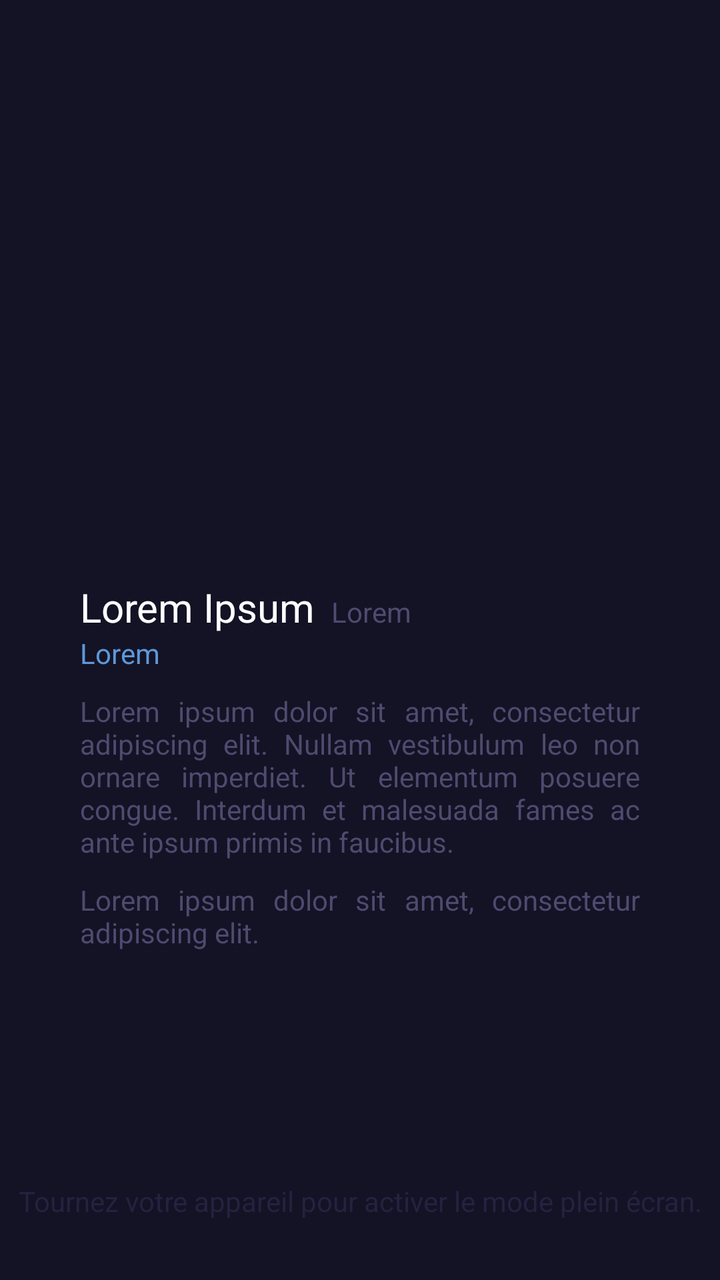
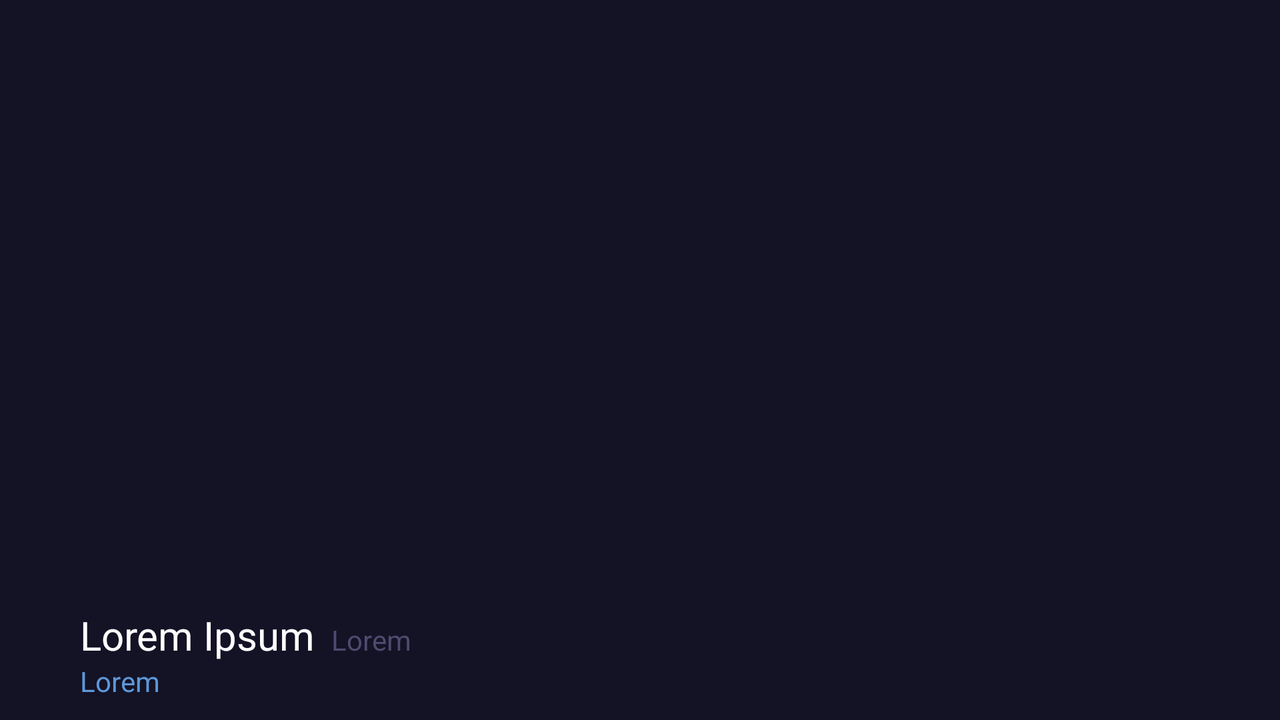

First picture: res/layout/ on a phone held upright. Second picture: the repository's own variant of that layout, on a device whose configuration matches the variant's folder. Source for both follows.
<!-- AndroidManifest.xml: application theme Theme.CS2SkinViewer -->
<!-- res/layout/fragment_skin_view.xml -->
<?xml version="1.0" encoding="utf-8"?>
<FrameLayout xmlns:android="http://schemas.android.com/apk/res/android"
    xmlns:tools="http://schemas.android.com/tools"
    android:layout_width="match_parent"
    android:layout_height="match_parent"
    tools:context=".SkinViewFragment">

    <androidx.constraintlayout.widget.ConstraintLayout xmlns:app="http://schemas.android.com/apk/res-auto"
        android:id="@+id/main"
        android:layout_width="match_parent"
        android:layout_height="match_parent"
        android:background="#141225"
        tools:context=".SkinViewFragment">

        <ImageView
            android:id="@+id/skin_image"
            android:layout_width="match_parent"
            android:layout_height="250dp"
            android:layout_marginTop="20dp"
            android:contentDescription="@string/skin_image"
            app:layout_constraintEnd_toEndOf="parent"
            app:layout_constraintStart_toStartOf="parent"
            app:layout_constraintTop_toTopOf="parent" />

        <LinearLayout
            android:id="@+id/header_section"
            android:layout_width="match_parent"
            android:layout_height="wrap_content"
            android:layout_marginLeft="40dp"
            android:layout_marginTop="20dp"
            android:layout_marginRight="40dp"
            android:orientation="horizontal"
            app:layout_constraintEnd_toEndOf="parent"
            app:layout_constraintStart_toStartOf="parent"
            app:layout_constraintTop_toBottomOf="@+id/skin_image">

            <TextView
                android:id="@+id/skin_name"
                android:layout_width="wrap_content"
                android:layout_height="wrap_content"
                android:gravity="center_vertical"
                android:text="@string/skin_viewer_name"
                android:textColor="@color/white"
                android:textSize="20sp" />

            <TextView
                android:id="@+id/skin_weapon"
                android:layout_width="0dp"
                android:layout_height="wrap_content"
                android:layout_marginStart="8dp"
                android:layout_weight="1"
                android:gravity="center_vertical"
                android:text="@string/skin_viewer_weapon"
                android:textColor="#4F4A6F" />
        </LinearLayout>

        <TextView
            android:id="@+id/skin_rarity"
            android:layout_width="match_parent"
            android:layout_height="wrap_content"
            android:layout_marginLeft="40dp"
            android:layout_marginRight="40dp"
            android:text="@string/skin_viewer_rarity"
            android:textColor="#5e98d9"
            app:layout_constraintEnd_toEndOf="parent"
            app:layout_constraintStart_toStartOf="parent"
            app:layout_constraintTop_toBottomOf="@+id/header_section" />

        <TextView
            android:id="@+id/skin_description_first"
            android:layout_width="match_parent"
            android:layout_height="wrap_content"
            android:layout_marginLeft="40dp"
            android:layout_marginTop="10dp"
            android:layout_marginRight="40dp"
            android:justificationMode="inter_word"
            android:text="@string/skin_viewer_desc1"
            android:textColor="#4F4A6F"
            app:layout_constraintEnd_toEndOf="parent"
            app:layout_constraintStart_toStartOf="parent"
            app:layout_constraintTop_toBottomOf="@+id/skin_rarity" />

        <TextView
            android:id="@+id/skin_description_second"
            android:layout_width="match_parent"
            android:layout_height="wrap_content"
            android:layout_marginLeft="40dp"
            android:layout_marginTop="10dp"
            android:layout_marginRight="40dp"
            android:justificationMode="inter_word"
            android:text="@string/skin_viewer_desc2"
            android:textColor="#4F4A6F"
            app:layout_constraintEnd_toEndOf="parent"
            app:layout_constraintStart_toStartOf="parent"
            app:layout_constraintTop_toBottomOf="@+id/skin_description_first" />

        <TextView
            android:id="@+id/rotate_phone"
            android:layout_width="wrap_content"
            android:layout_height="wrap_content"
            android:layout_marginBottom="30dp"
            android:text="@string/rotate_phone_french"
            android:textColor="#252240"
            app:layout_constraintBottom_toBottomOf="parent"
            app:layout_constraintEnd_toEndOf="parent"
            app:layout_constraintStart_toStartOf="parent" />

    </androidx.constraintlayout.widget.ConstraintLayout>

</FrameLayout>
<!-- resources referenced by this layout -->
<resources>
  <string name="rotate_phone_french">Tournez votre appareil pour activer le mode plein écran.</string>
  <string name="skin_image">Skin Image</string>
  <string name="skin_viewer_desc1">Lorem ipsum dolor sit amet, consectetur adipiscing elit. Nullam vestibulum leo non ornare imperdiet. Ut elementum posuere congue. Interdum et malesuada fames ac ante ipsum primis in faucibus.</string>
  <string name="skin_viewer_desc2">Lorem ipsum dolor sit amet, consectetur adipiscing elit.</string>
  <string name="skin_viewer_name">Lorem Ipsum</string>
  <string name="skin_viewer_rarity">Lorem</string>
  <string name="skin_viewer_weapon">Lorem</string>
  <!-- from res/values-v23/ -->
  <style name="Theme.CS2SkinViewer" parent="Base.Theme.CS2SkinViewer">
          <item name="android:navigationBarColor">#141225</item>
          <item name="android:statusBarColor">#19172D</item>
          <item name="android:windowLightStatusBar">?attr/isLightTheme</item>
      </style>
  <style name="Base.Theme.CS2SkinViewer" parent="Theme.Material3.DayNight.NoActionBar">
          
          
      </style>
</resources>
<!-- res/layout-land/fragment_skin_view.xml (the repository's variant of the layout above) -->
<!-- drawn on the phone turned sideways -->
<?xml version="1.0" encoding="utf-8"?>
<FrameLayout xmlns:android="http://schemas.android.com/apk/res/android"
    xmlns:tools="http://schemas.android.com/tools"
    android:layout_width="match_parent"
    android:layout_height="match_parent"
    tools:context=".SkinViewFragment">

    <androidx.constraintlayout.widget.ConstraintLayout xmlns:app="http://schemas.android.com/apk/res-auto"
        android:id="@+id/main"
        android:layout_width="match_parent"
        android:layout_height="match_parent"
        android:background="#141225"
        android:paddingVertical="10dp"
        tools:context=".SkinViewFragment">

        <ImageView
            android:id="@+id/skin_image"
            android:layout_width="match_parent"
            android:layout_height="match_parent"
            android:contentDescription="@string/skin_image"
            app:layout_constraintBottom_toBottomOf="parent"
            app:layout_constraintTop_toTopOf="parent" />

        <LinearLayout
            android:id="@+id/header_section"
            android:layout_width="match_parent"
            android:layout_height="wrap_content"
            android:layout_marginLeft="40dp"
            android:layout_marginRight="40dp"
            android:orientation="horizontal"
            app:layout_constraintBottom_toTopOf="@+id/skin_rarity"
            app:layout_constraintEnd_toEndOf="parent"
            app:layout_constraintStart_toStartOf="parent">

            <TextView
                android:id="@+id/skin_name"
                android:layout_width="wrap_content"
                android:layout_height="wrap_content"
                android:gravity="center_vertical"
                android:text="@string/skin_viewer_name"
                android:textColor="@color/white"
                android:textSize="20sp" />

            <TextView
                android:id="@+id/skin_weapon"
                android:layout_width="0dp"
                android:layout_height="wrap_content"
                android:layout_marginStart="8dp"
                android:layout_weight="1"
                android:gravity="center_vertical"
                android:text="@string/skin_viewer_weapon"
                android:textColor="#4F4A6F" />
        </LinearLayout>

        <TextView
            android:id="@+id/skin_rarity"
            android:layout_width="match_parent"
            android:layout_height="wrap_content"
            android:layout_marginLeft="40dp"
            android:layout_marginRight="40dp"
            android:text="@string/skin_viewer_rarity"
            android:textColor="#5e98d9"
            app:layout_constraintBottom_toBottomOf="parent"
            app:layout_constraintEnd_toEndOf="parent"
            app:layout_constraintStart_toStartOf="parent" />

    </androidx.constraintlayout.widget.ConstraintLayout>

</FrameLayout>
<!-- resources referenced by the variant -->
<!-- as the phone turned sideways resolves them -->
<resources>
  <string name="skin_image">Skin Image</string>
  <string name="skin_viewer_name">Lorem Ipsum</string>
  <string name="skin_viewer_rarity">Lorem</string>
  <string name="skin_viewer_weapon">Lorem</string>
  <!-- from res/values-v23/ -->
  <style name="Theme.CS2SkinViewer" parent="Base.Theme.CS2SkinViewer">
          <item name="android:navigationBarColor">#141225</item>
          <item name="android:statusBarColor">#19172D</item>
          <item name="android:windowLightStatusBar">?attr/isLightTheme</item>
      </style>
  <style name="Base.Theme.CS2SkinViewer" parent="Theme.Material3.DayNight.NoActionBar">
          
          
      </style>
</resources>
